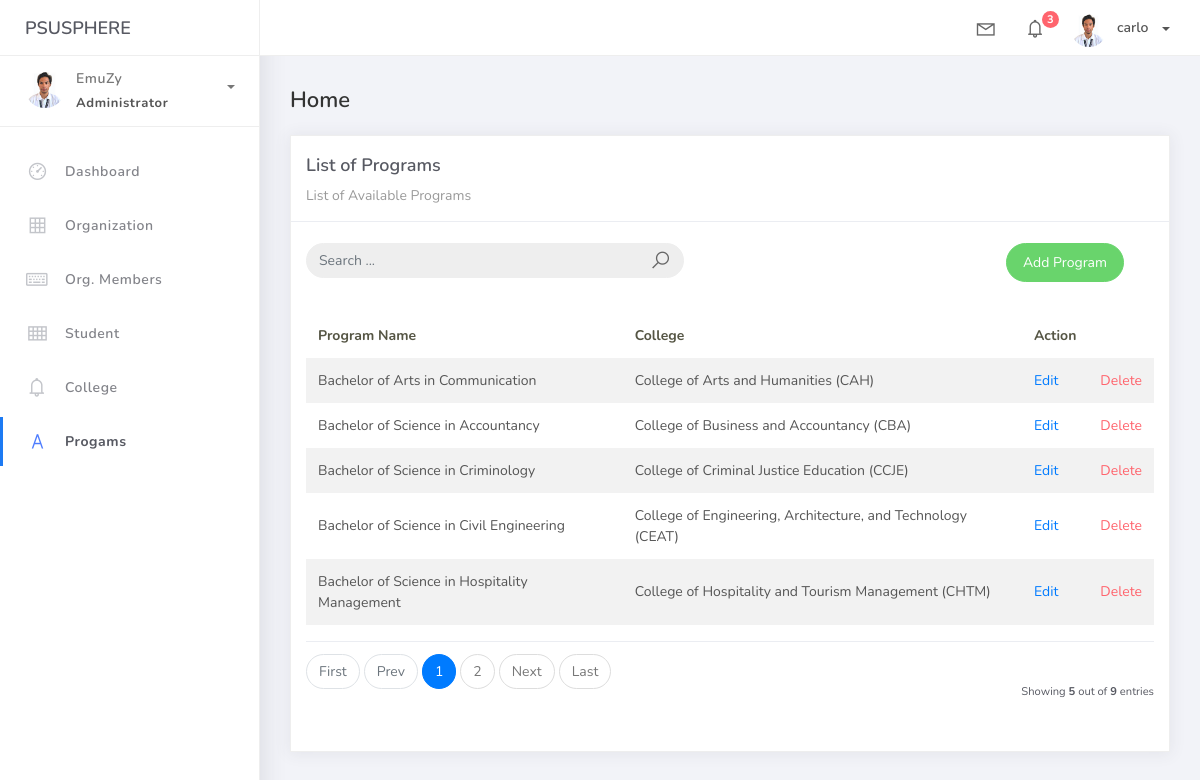
Before: /program_list with the older database file.
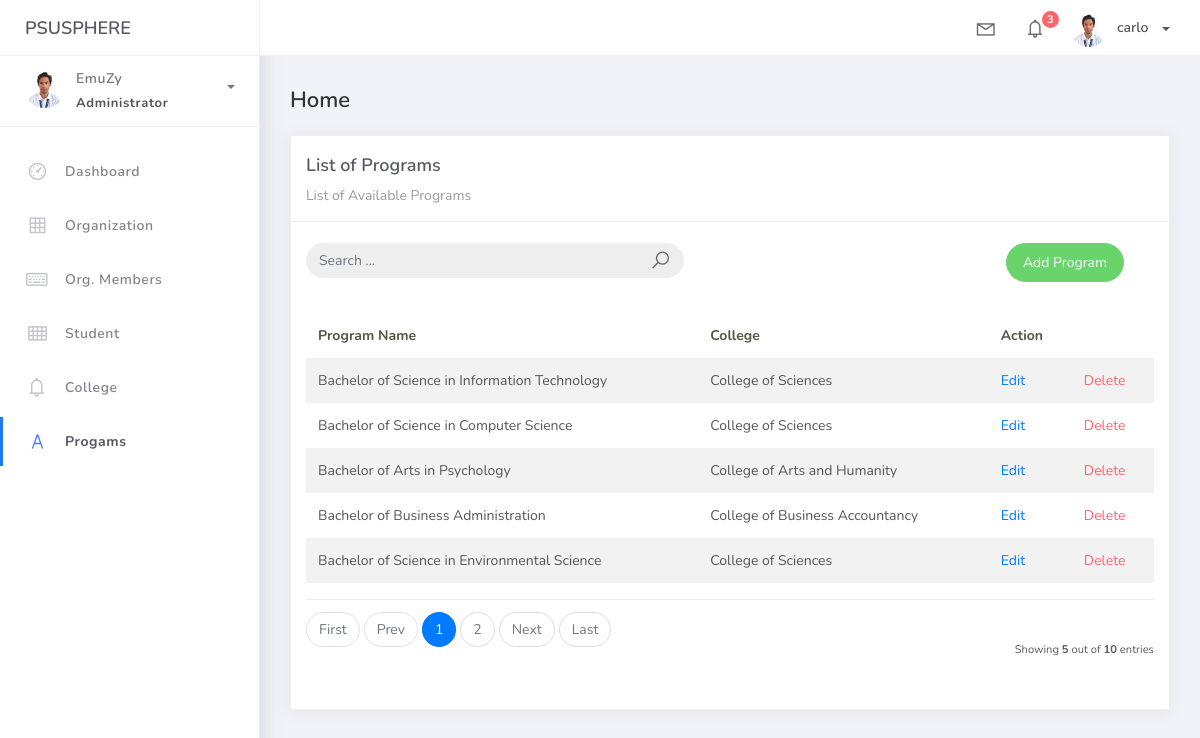
After: the same page with the newer database file.
### studentorg/models.py (models this page shows, shortened)
class BaseModel(models.Model):
    create_at = models.DateTimeField(auto_now_add = True, db_index = True)
    update_at = models.DateTimeField(auto_now = True)
    class Meta:
        abstract = True

class Program(BaseModel):
    prog_name = models.CharField(max_length = 150)
    college = models.ForeignKey(College, on_delete = models.CASCADE)

class College(BaseModel):
    college_name = models.CharField(max_length = 150)
    def __str__(self):
        return self.college_name

### studentorg/views.py (the view)
# urls.py: path('program_list', ProgramList.as_view(), name='program-list'),
class ProgramList(ListView):
    model = Program
    context_object_name = 'program'
    template_name = "program_list.html"
    paginate_by = 5
    def get_queryset(self, *args, **kwargs):
        qs = super(ProgramList, self).get_queryset(*args, **kwargs)
        if self.request.GET.get("q") != None:
            query = self.request.GET.get('q')
            qs = qs.filter(Q(prog_name__icontains=query) |
            Q(college__college_name__icontains=query))
        return qs

### templates/program_list.html
{% extends 'base.html' %} {% load static %} {% block content %}
<div class="content">
    <div class="container-fluid">
        <h4 class="page-title">Home</h4>
        <div class="row">
            <div class="col-md-12">
                <div class="card">
                    <div class="card-header">
                        <div class="card-title">List of Programs</div>
                        <div class="card-category">List of Available Programs</div>
                    </div>
                    <br>
                        <div class="col-md-12 row">
                            <div class="col-md-6">
                                <form action="" class="navbar-left navbar-form nav-search mr-md-3" action="{% url 'program-list' %}">
                                    <div class="input-group">
                                        <input type="text" placeholder="Search ..." class="form-control" name="q">
                                        <div class="input-group-append">
                                        <span class="input-group-text">
                                            <i class="la la-search search-icon"></i>
                                        </span>
                                        </div>
                                    </div>
                                </form>
                            </div>
                            <div class="col-md-6">
                                <div class="pull-right">
                                    <a href="{% url 'program-add' %}" class="btn btn-success btn-rounded">Add Program</a>
                                </div>
                            </div>
                        </div>
                    <div class="card-body">
                        <table class="table table-striped mt-3">
                            <thead>
                                <tr>
                                    <th scope="col">Program Name</th>
                                    <th scope="col">College</th>
                                    <th scope="col">Action</th>
                                </tr>
                            </thead>
                            <tbody>
                                {% for object in object_list %}
                                <tr>
                                    <td>{{ object.prog_name }}</td>
                                    <td>{{ object.college }}</td>
                                    <td><a href="program_list/{{ object.id }}">Edit</a></td>
                                    <td><a href="program_list/{{ object.id }}/delete" class="text-danger">Delete</a></td>
                                </tr>
                                {% empty %}
                                <tr>
                                    <td colspan="4" style="text-align: center">
                                    <p class="text-sm font-weight-bold mb-0">No Records Found</p>
                                    </td>
                                </tr>
                                {% endfor %}
                            </tbody>
                        </table>
                        {% include 'includes/pagination.html' %}
                    </div>
                </div>
            </div>
        </div>
    </div>
</div>
{% endblock %}

Changed rows visible on the page:
changed Program: prog_name "Bachelor of Arts in Communication" → "Bachelor of Science in Information Technology"; college "College of Arts and Humanities (CAH)" → "College of Sciences"
changed Program: prog_name "Bachelor of Science in Accountancy" → "Bachelor of Science in Computer Science"; college "College of Business and Accountancy (CBA)" → "College of Sciences"
changed Program: prog_name "Bachelor of Science in Criminology" → "Bachelor of Arts in Psychology"; college "College of Criminal Justice Education (CCJE)" → "College of Arts and Humanity"
changed Program: prog_name "Bachelor of Science in Civil Engineering" → "Bachelor of Business Administration"; college "College of Engineering, Architecture, and Technology (CEAT)" → "College of Business Accountancy"
changed Program: prog_name "Bachelor of Science in Hospitality Management" → "Bachelor of Science in Environmental Science"; college "College of Hospitality and Tourism Management (CHTM)" → "College of Sciences"
Other visible differences:
{{ paginator.count }}: "9" → "10"
